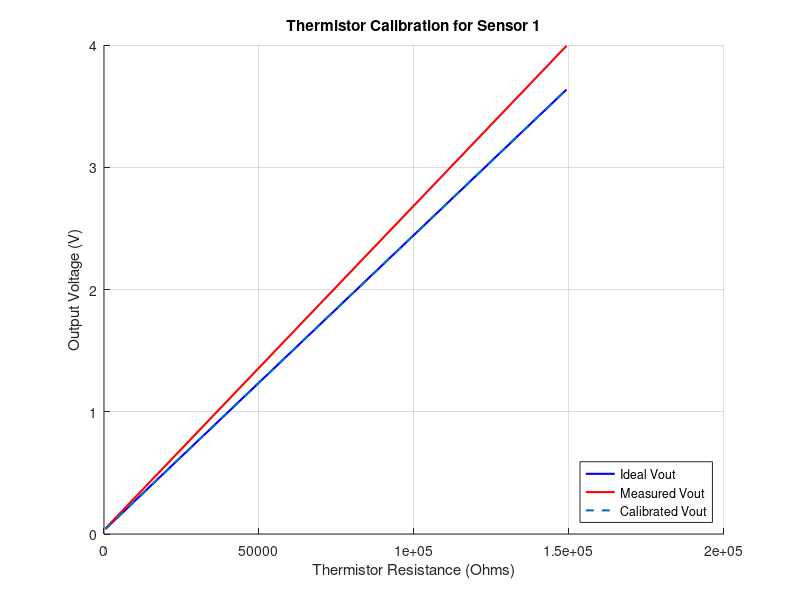
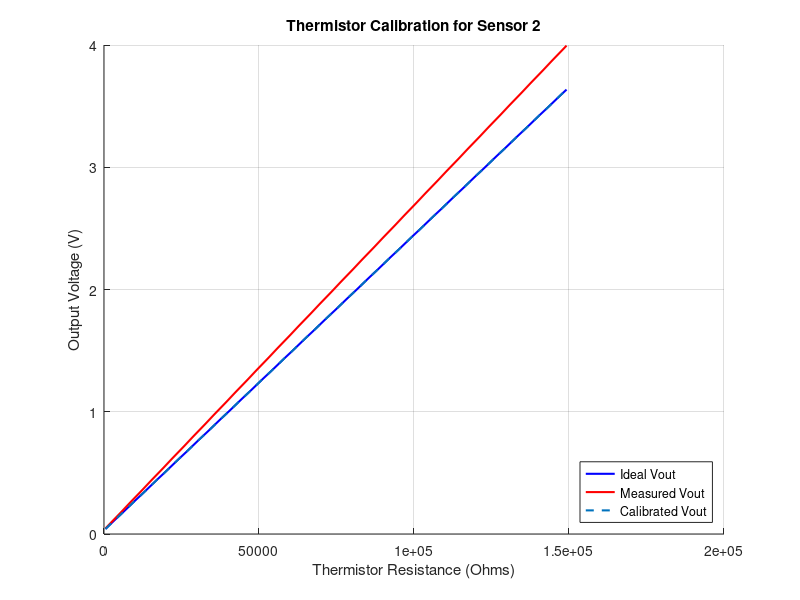
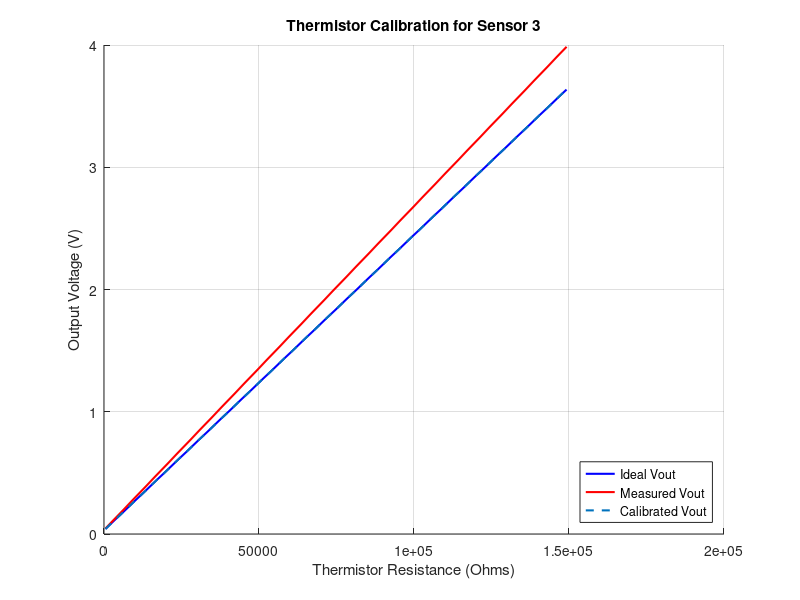
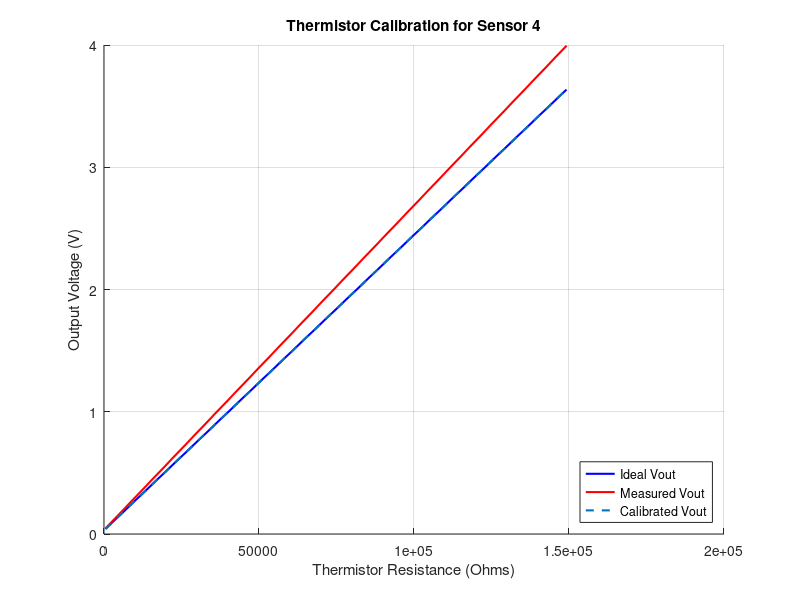

Here is the MATLAB script that generated these plots, in order:
% Thermistor Calibration Script

% Given values
Rdivider = 56e3; % 56k ohms
Vin = 5;         % 5V input voltage

% Fixed Resistor values
Rtherm = [467.9, 149.2e3]; % Shared Rtherm values for all sensors

% Ideal Voltage given fixed resistor and voltage divider circuit.
Vout_ideal = (Rtherm ./ (Rtherm + Rdivider)) * Vin;

% Actual measured values for calibration
%            [V_470Ohm, V_150kOhm]
Vout_actual = [0.04499, 3.9933; % Sensor 1
               0.04508, 3.9953; % Sensor 2
               0.04455, 3.9851; % Sensor 3
               0.04488, 3.9942; % Sensor 4
               0.04512, 3.9987; % Sensor 5
               0.04457, 3.9880; % Sensor 6
               0.04485, 3.9941; % Sensor 7
               0.04507, 4.00]; % Sensor 8

% Loop through each sensor for calibration
num_sensors = size(Vout_actual, 1);
coeffs = zeros(num_sensors, 2); % Store calibration coefficients for all sensors

for sensor_idx = 1:num_sensors
    % Get actual voltage values for the current sensor
    Vout_act = Vout_actual(sensor_idx, :);

    % Fit a linear model for calibration: Vout_actual = a * Vout_ideal + b
    coeffs(sensor_idx, :) = polyfit(Vout_ideal, Vout_act, 1);
    a = coeffs(sensor_idx, 1); % Slope
    b = coeffs(sensor_idx, 2); % Intercept

    fprintf('Sensor %d calibration equation: Vout_calibrated = (vout_actual - %.4f) / %.4f\n', sensor_idx, b, a);

    % Apply calibration to ideal voltages
    Vout_calibrated = (Vout_act - b) / a;

    figure();
    hold on;
    % Plot the results for the current sensor
    plot(Rtherm, Vout_ideal, 'b-', 'LineWidth', 1.5);
    plot(Rtherm, Vout_act, 'r-', 'LineWidth', 1.5, 'MarkerSize', 8);
    plot(Rtherm, Vout_calibrated, '--', 'LineWidth', 1.5);
    
    grid on;
    legend('Ideal Vout', 'Measured Vout', 'Calibrated Vout', 'Location', 'southeast');
    title(sprintf('Thermistor Calibration for Sensor %d', sensor_idx));
    xlabel('Thermistor Resistance (Ohms)');
    ylabel('Output Voltage (V)');
    hold off;
end


